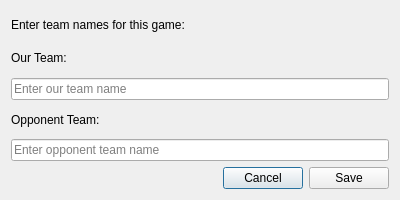
<?xml version="1.0" encoding="UTF-8"?>
<ui version="4.0">
 <class>ConfigDialog</class>
 <widget class="QDialog" name="ConfigDialog">
  <property name="geometry">
   <rect>
    <x>0</x>
    <y>0</y>
    <width>400</width>
    <height>200</height>
   </rect>
  </property>
  <property name="windowTitle">
   <string>Game Configuration</string>
  </property>
  <layout class="QVBoxLayout" name="verticalLayout">
   <item>
    <widget class="QLabel" name="label">
     <property name="text">
      <string>Enter team names for this game:</string>
     </property>
    </widget>
   </item>
   <item>
    <widget class="QLabel" name="labelOurTeam">
     <property name="text">
      <string>Our Team:</string>
     </property>
    </widget>
   </item>
   <item>
    <widget class="QLineEdit" name="lineEditOurTeam">
     <property name="placeholderText">
      <string>Enter our team name</string>
     </property>
    </widget>
   </item>
   <item>
    <widget class="QLabel" name="labelOpponent">
     <property name="text">
      <string>Opponent Team:</string>
     </property>
    </widget>
   </item>
   <item>
    <widget class="QLineEdit" name="lineEditOpponent">
     <property name="placeholderText">
      <string>Enter opponent team name</string>
     </property>
    </widget>
   </item>
   <item>
    <layout class="QHBoxLayout" name="horizontalLayout">
     <item>
      <spacer name="horizontalSpacer">
       <property name="orientation">
        <enum>Qt::Horizontal</enum>
       </property>
       <property name="sizeHint" stdset="0">
        <size>
         <width>40</width>
         <height>20</height>
        </size>
       </property>
      </spacer>
     </item>
     <item>
      <widget class="QPushButton" name="pushButtonCancel">
       <property name="text">
        <string>Cancel</string>
       </property>
      </widget>
     </item>
     <item>
      <widget class="QPushButton" name="pushButtonSave">
       <property name="text">
        <string>Save</string>
       </property>
      </widget>
     </item>
    </layout>
   </item>
  </layout>
 </widget>
 <resources/>
 <connections/>
</ui>
